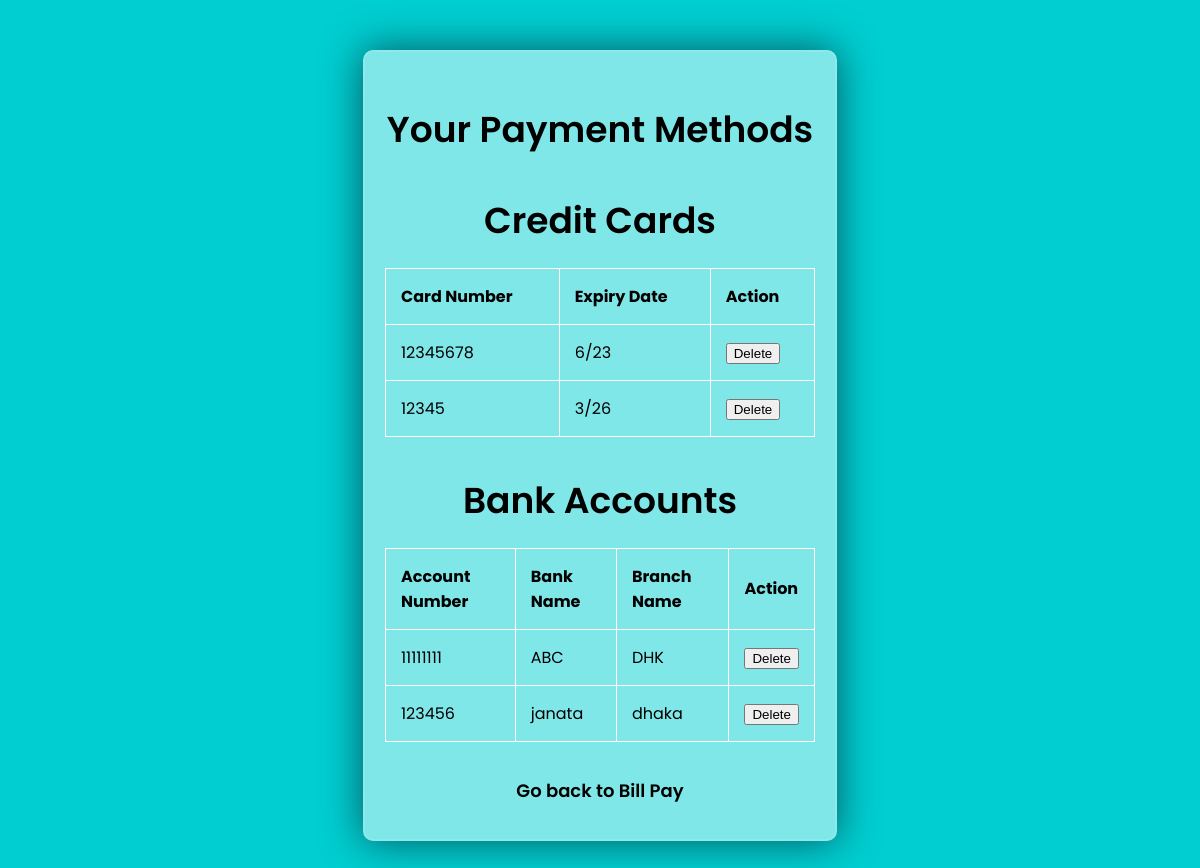
Page /payment_methods/ (signed in) on the committed database.
### mod1/models.py (models this page shows, shortened)
class CreditCard(models.Model):
    user = models.ForeignKey(CustomUser, on_delete=models.CASCADE)
    card_number = models.CharField(max_length=16, unique=True)
    cvc = models.CharField(max_length=4)
    exp_date = models.CharField(max_length=5)  # Store as MM/YY

class BankAccount(models.Model):
    user = models.ForeignKey(CustomUser, on_delete=models.CASCADE)
    account_number = models.CharField(max_length=16, unique=True)
    bank_name = models.CharField(max_length=255)
    branch_name = models.CharField(max_length=255)

### mod1/views.py (the view)
# urls.py: path('payment_methods/', views.payment_methods, name='payment_methods'),
def payment_methods(request):
    user_credit_cards = CreditCard.objects.filter(user=request.user)
    user_bank_accounts = BankAccount.objects.filter(user=request.user)
    return render(request, 'payment_methods.html', {'credit_cards': user_credit_cards, 'bank_accounts': user_bank_accounts})

### templates/payment_methods.html (shortened to what this page needs)
<!DOCTYPE html>
<html lang="en">
<head>
    <link rel="stylesheet" href="https://cdnjs.cloudflare.com/ajax/libs/font-awesome/5.15.4/css/all.min.css">
</head>
<body>
    <div class="container">
        <h2>Your Payment Methods</h2>
        <h3>Credit Cards</h3>
        <table>
            <thead>
                <tr>
                    <th>Card Number</th>
                    <th>Expiry Date</th>
                    <th>Action</th>
                </tr>
            </thead>
            <tbody>
                {% for credit_card in credit_cards %}
                    <tr id="credit-card-{{ credit_card.id }}">
                        <td>{{ credit_card.card_number }}</td>
                        <td>{{ credit_card.exp_date }}</td>
                        <td>
                            <button class="delete-button" data-type="credit_card" data-id="{{ credit_card.id }}">Delete</button>
                        </td>
                    </tr>
                {% endfor %}
            </tbody>
        </table>
        <h3>Bank Accounts</h3>
        <table>
            <thead>
                <tr>
                    <th>Account Number</th>
                    <th>Bank Name</th>
                    <th>Branch Name</th>
                    <th>Action</th>
                </tr>
            </thead>
            <tbody>
                {% for bank_account in bank_accounts %}
                    <tr id="bank-account-{{ bank_account.id }}">
                        <td>{{ bank_account.account_number }}</td>
                        <td>{{ bank_account.bank_name }}</td>
                        <td>{{ bank_account.branch_name }}</td>
                        <td>
                            <button class="delete-button" data-type="bank_account" data-id="{{ bank_account.id }}">Delete</button>
                        </td>
                    </tr>
                {% endfor %}
            </tbody>
        </table>
        <a href="{% url 'bill_pay' %}" class="button-link">Go back to Bill Pay</a>
    </div>
</body>

### templates/payment_methods.html (style rules this page uses)
body { background-color: #00CED1; font-family: 'Poppins', sans-serif; color: #000000; }
.container { max-width: 430px; margin: 50px auto; padding: 20px; background-color: rgba(255, 255, 255, 0.5); border-radius: 10px; backdrop-filter: blur(10px); border: 2px solid rgba(255, 255, 255, 0.1); box-shadow: 0 0 40px rgba(8, 7, 16, 0.6); }
h2, h3 { font-size: 36px; font-weight: 600; text-align: center; margin-bottom: 20px; }
table { width: 100%; border-collapse: collapse; margin-top: 20px; }
table, th, td { border: 1px solid #ffffff; }
th, td { padding: 15px; text-align: left; }
.button-link { display: block; text-align: center; background-color: ##ffffff; color: #000000; padding: 15px 0; font-size: 18px; font-weight: 600; border-radius: 5px; cursor: pointer; margin-top: 20px; text-decoration: none; }

### rows in the picture
CreditCard: card_number "12345678", exp_date "6/23"
CreditCard: card_number "12345", exp_date "3/26"
BankAccount: account_number "11111111", bank_name "ABC", branch_name "DHK"
BankAccount: account_number "123456", bank_name "janata", branch_name "dhaka"
